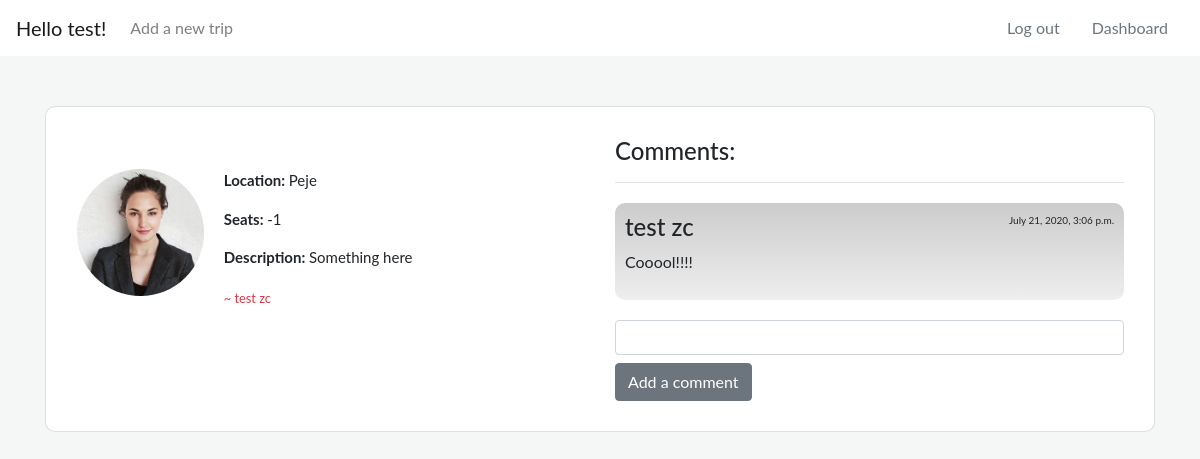
The page /trips/4 (signed in) on the database its author committed.
### hitchhiker_app/models.py (models this page shows)
class User(models.Model):
    first_name = models.CharField(max_length=255)
    last_name = models.CharField(max_length=255)
    email = models.CharField(max_length=255)
    password = models.CharField(max_length=255)
    created_at = models.DateTimeField(auto_now_add=True)
    updated_at = models.DateTimeField(auto_now=True)
    objects = UserManager()

class Trip(models.Model):
    location = models.CharField(max_length=255)
    seats = models.IntegerField(default=1, validators=[MaxValueValidator(7), MinValueValidator(1)])
    desc = models.TextField()
    posted_by = models.ForeignKey(User, related_name='has_trips', on_delete=models.CASCADE)
    reserve_seat = models.BooleanField(default=0)
    created_at = models.DateTimeField(auto_now_add=True)
    updated_at = models.DateTimeField(auto_now=True)
    objects = TripManager()

class Comment(models.Model):
    comment=models.CharField(max_length=255)
    poster=models.ForeignKey(User, related_name='comments', on_delete=models.CASCADE)
    trip= models.ForeignKey(Trip, related_name='comments', on_delete=models.CASCADE)
    liked_by = models.ManyToManyField(User, related_name="liked_comments")
    created_at=models.DateTimeField(auto_now_add=True)
    updated_at=models.DateTimeField(auto_now=True)
    objects = CommentManager()

### hitchhiker_app/views.py (the view)
# urls.py: path('trips/<int:id>', views.view_trip),
def view_trip(request, id):
    if 'uid' not in request.session:
        return redirect('/')
    else:
        context = {
            'viewed_trip' : Trip.objects.get(id=id),
            'logged_user': User.objects.get(id=request.session['uid']),
            'all_comments': Comment.objects.all()
        }
        return render(request, 'one_trip.html', context)

### hitchhiker_app/templates/one_trip.html (shortened to what this page needs)
<!doctype html>
<html lang="en">
<head>
    <link rel="stylesheet" href="https://stackpath.bootstrapcdn.com/bootstrap/4.5.0/css/bootstrap.min.css">
    {% load static %}
    <link rel="stylesheet" href="{% static 'css/style.css' %}">
</head>
<body>
    <div id="wrapper">
        <nav class="navbar navbar-expand-lg navbar-light bg-white">
            <a class="navbar-brand" href="#">Hello {{ logged_user.first_name }}! </a>
            <div class="collapse navbar-collapse" id="navbarSupportedContent">
                <ul class="navbar-nav mr-auto">
                    <li class="nav-item">
                        <a class="nav-link" href="/trips/new">Add a new trip</a>
                    </li>
                </ul>
                <p class=" my-2 my-lg-0">
                    <a href="/log_out" class="nav-link text-secondary">Log out</a>
                </p>
                <p class=" my-2 my-lg-0">
                    <a href="/dashboard" class="nav-link text-secondary">Dashboard</a>
                </p>
            </div>
        </nav>
        <div class="container">
            <div class="card">
                <div class="body">
                    <div class="row">
                        <div class="col-md-6 trip">
                            <img alt="picture" src="{% static 'img/user.jpg' %}" class="img-fluid w-25" />
                            <p><strong>Location: </strong> {{viewed_trip.location}}</p>
                            <p><strong>Seats: </strong>{{viewed_trip.seats}}</p>
                            <p><strong>Description: </strong> {{viewed_trip.desc}}</p>
                            <small class="text-danger"> ~ {{logged_user.first_name}} {{logged_user.last_name}}</small>
                        </div>
                        <div class="col-md-6 ">
                            <h4>Comments: </h4>
                            <hr class="mb-3"> {% for com in viewed_trip.comments.all %}
                            <div class="comments">
                                <span>{{com.created_at}}</span>
                                <h4>{{com.poster.first_name}} {{com.poster.last_name}}</h4>
                                <p>{{com.comment}}</p>
                            </div>
                            {% endfor %}
                            <form method="POST" action="/trips/add_comment/{{viewed_trip.id}}">
                                <input type="text" name="comment" class="form-control">
                                <button type="submit" class="btn btn-secondary mt-2">Add a comment</button>
                            </form>
                        </div>
                    </div>
                </div>
            </div>
        </div>
    </div>
</body>
</html>

### hitchhiker_app/static/css/style.css (style rules this page uses)
body { background-color: #F4F7F6; font-family: 'Lato', sans-serif; }
#wrapper { background-color: #F4F7F6; }
.form-control { box-shadow: none; background-color: #fff; font-size: 14px; }
.card { background-color: #fff; padding: 30px; border-radius: 10px; margin: 50px auto; }
.trip { border-radius: 5px; padding: 16px; margin: 16px 0 }
.trip::after { content: ""; clear: both; display: table; }
.trip img { float: left; margin-right: 20px; border-radius: 50%; }
.trip p { font-size: 15px; margin-right: 15px; }
.comments { padding: 10px; background: linear-gradient(#ccc, #eee); border-radius: 10px; margin-top: 20px; margin-bottom: 20px; }
.comments span { font-size: 10px; float: right; }

### rows shown on the page
User: first_name "test", last_name "zc"
Trip: location "Peje", seats "-1", desc "Something here"
Comment: created_at "July 21, 2020, 3:06 p.m.", poster.first_name "test", poster.last_name "zc", comment "Cooool!!!!"
